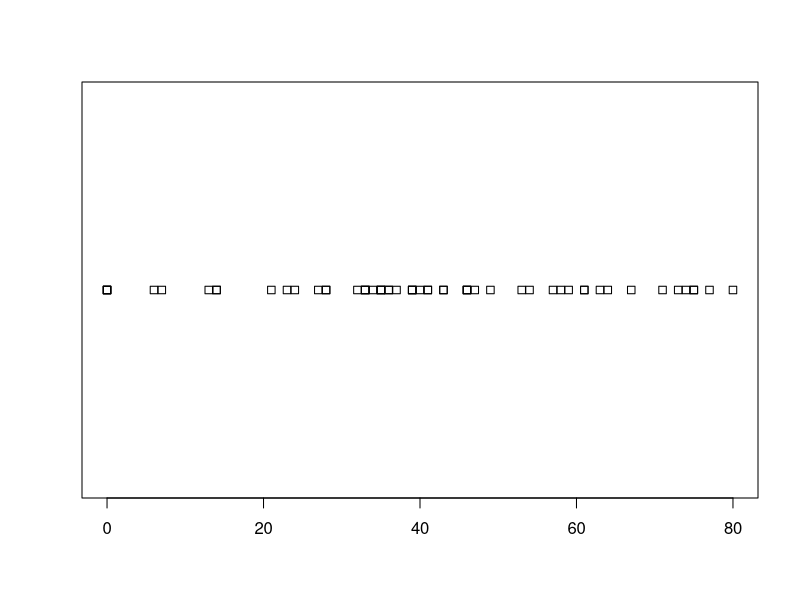
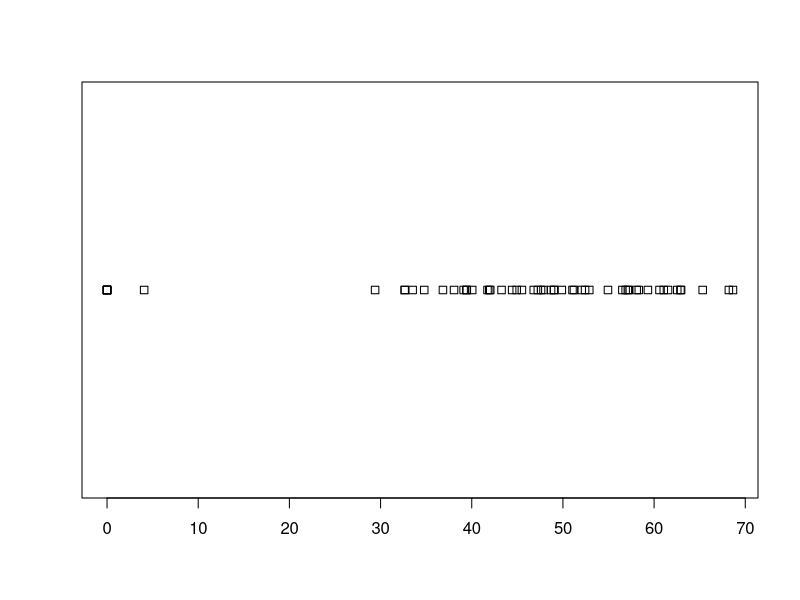
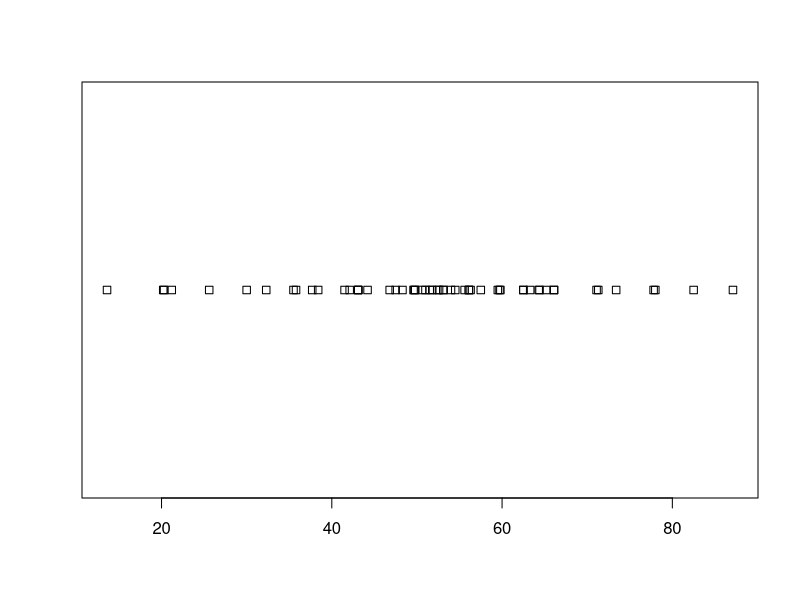
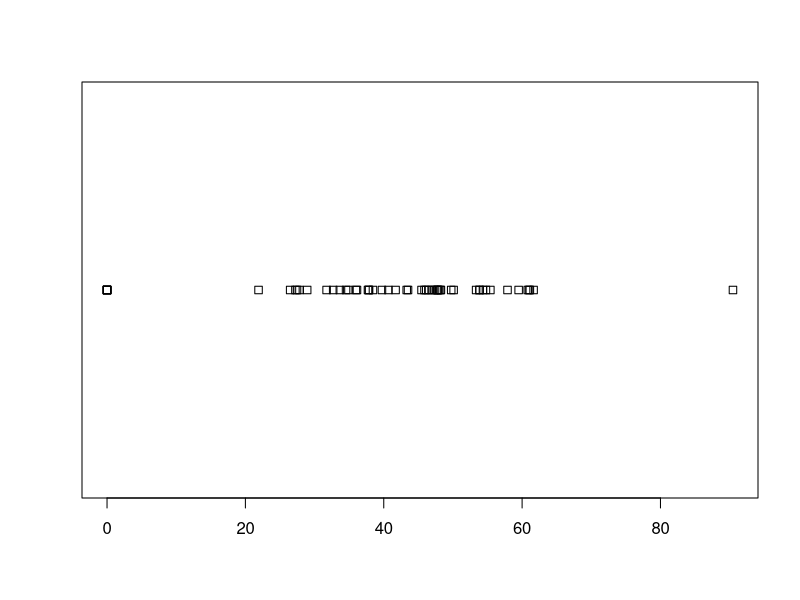

Write the R code that produced these figures, in order.
# Set work environment
setwd("C:\\Users\\Mina\\Desktop\\Data Project")

# Reading datasets
primaries <- read.csv("primaries.csv", header = TRUE, as.is = TRUE)
election <- read.csv("election.csv", header = TRUE, as.is = TRUE)

# Summary of datasets
primaries
election

# R reads the % as strings - this will change the strings into numbers without the percentage symbol
primaries$Donald.Trump = as.numeric(sub("%", "", primaries$Donald.Trump))
primaries$Hillary.Clinton = as.numeric(sub("%", "", primaries$Hillary.Clinton))
election$Donald.Trump = as.numeric(sub("%", "", election$Donald.Trump))
election$Hillary.Clinton = as.numeric(sub("%", "", election$Hillary.Clinton))

# Creating Subsets for primaries
Trump_primaries <- subset(primaries,select=c("Donald.Trump"))
Hillary_primaries <- subset(primaries,select=c("Hillary.Clinton"))

# Creating Subsets for election
Trump_election <- subset(election,select=c("Donald.Trump"))
Hillary_election <- subset(election,select=c("Hillary.Clinton"))

# Checking the dimensions of the data frames
dim(Trump_primaries)
dim(Trump_election)
dim(Hillary_primaries)
dim(Hillary_election)

# Storing Alpha value in object x
x <- 0.05

# Trump (paired) t-test ------------------------------------------------------------------------

# Plotting Trump's primary and election results
plot(Trump_primaries)
plot(Trump_election)

# Subtracting Trumps election results from his primary - storing values in td
td <- as.numeric(gsub('%','',Trump_primaries[,"Donald.Trump"])) - as.numeric(gsub('%','',Trump_election[,"Donald.Trump"]))

# Retrieving td to the power of 2  - storing values in tdsq
tdsq <- td^2

# Calculating the sum of td and tdsq
std <- sum(td) # Was not intended but keeping the name
stdsq <- sum(tdsq)

# Finding N of tdsq
tn <- nrow(tdsq)

# Getting Degree of freedom | Subtracting 1 from n - storing value in tn1
tdf <- tn - 1

# Multiplying N by the sum of tds | subtracting std to the power of 2 - storing result in object
tcal1 <- (tn * stdsq) - (std)^2

# Dividing the previous result to N-1
tcal2 <- tcal1 / tdf

# Getting the Square Root of the last result
tcal2_sqrt <- sqrt(tcal2)

# Dividing the sum of td with previous result and storing the value in object 
trump_tstat <- std / tcal2_sqrt

# Hillary (paired) t-test ------------------------------------------------------------------------

# Plotting Hillary's primary and election results
plot(Hillary_primaries)
plot(Hillary_election)

# Subtracting Hillarys election results from her primary - storing values in hd
hd <- as.numeric(gsub('%','',Hillary_primaries[,"Hillary.Clinton"])) - as.numeric(gsub('%','',Hillary_election[,"Hillary.Clinton"]))

# Retrieving the hd to the power of 2 - storing values in hdsq
hdsq <- hd^2

# Calculating the sum of hd and hdsq
shd <- sum(hd)
shdsq <- sum(hdsq)

# Finding N of tdsq
hn <- nrow(hdsq)

# Getting Degree of freedom | Subtracting 1 from n - storing value in hn1
hdf <- hn - 1

# Multiplying N by the sum of hds | subtracting shd to the power of 2 - storing result in object
hcal1 <- (hn * shdsq) - (shd)^2

# Dividing the previous result to N-1
hcal2 <- hcal1 / hdf

# Getting the Square Root of the last result
hcal2_sqrt <- sqrt(hcal2)

# Dividing the sum of hd with previous result and storing the value in object 
hillary_tstat <- hd / hcal2_sqrt